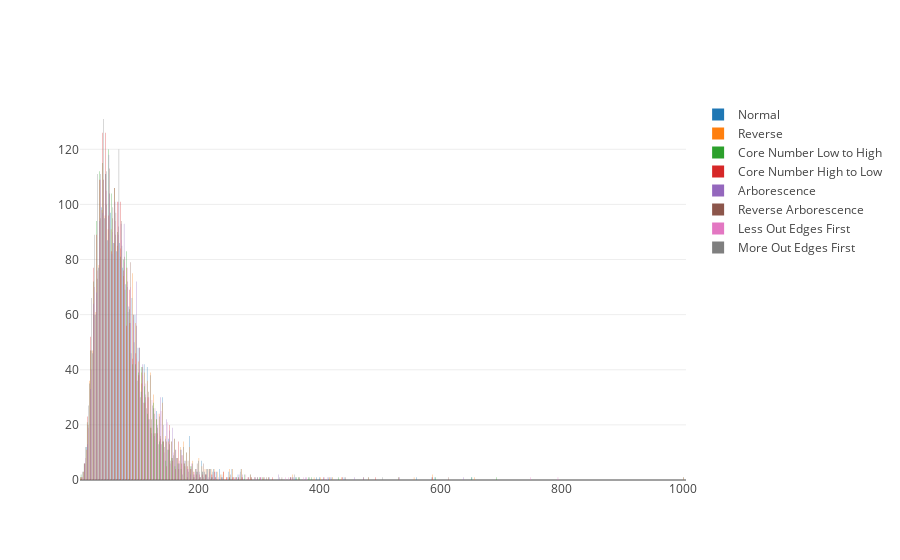

Notebook code for this chart:
### Code cell
hists = []
for grp in df_grp.groups:
    hists.append(Histogram(x=df_grp.get_group(grp)["time"], name=groups[grp])) #, cumulative=dict(enabled=True)))
iplot(hists)

### Figure 1 — Plotly figure (JSON) as saved in the notebook; plotly's stock layout.template omitted (floating-point values rounded to 4 significant figures; data arrays with more than 128 entries replaced by an {"elided": "..."} marker saying what was removed)
{"data": [{"name": "Normal", "type": "histogram", "x": {"elided": "1704 float values"}}, {"name": "Reverse", "type": "histogram", "x": {"elided": "1704 float values"}}, {"name": "Core Number Low to High", "type": "histogram", "x": {"elided": "1704 float values"}}, {"name": "Core Number High to Low", "type": "histogram", "x": {"elided": "1704 float values"}}, {"name": "Arborescence", "type": "histogram", "x": {"elided": "1704 float values"}}, {"name": "Reverse Arborescence", "type": "histogram", "x": {"elided": "1704 float values"}}, {"name": "Less Out Edges First", "type": "histogram", "x": {"elided": "1704 float values"}}, {"name": "More Out Edges First", "type": "histogram", "x": {"elided": "1704 float values"}}], "layout": {}}
